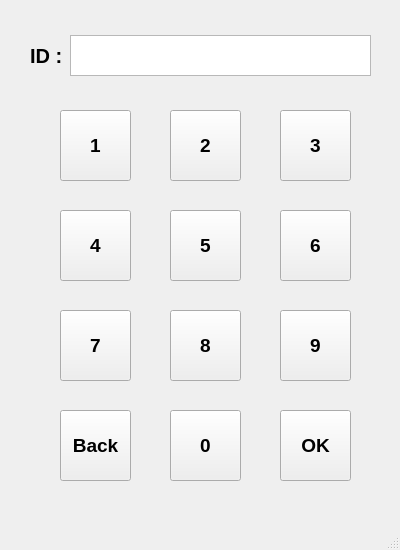
<?xml version="1.0" encoding="UTF-8"?>
<ui version="4.0">
 <class>MainWindow</class>
 <widget class="QMainWindow" name="MainWindow">
  <property name="geometry">
   <rect>
    <x>0</x>
    <y>0</y>
    <width>400</width>
    <height>550</height>
   </rect>
  </property>
  <property name="windowTitle">
   <string>MainWindow</string>
  </property>
  <widget class="QWidget" name="centralwidget">
   <widget class="QTextEdit" name="textEdit">
    <property name="geometry">
     <rect>
      <x>70</x>
      <y>35</y>
      <width>301</width>
      <height>41</height>
     </rect>
    </property>
    <property name="font">
     <font>
      <pointsize>15</pointsize>
      <weight>75</weight>
      <bold>true</bold>
     </font>
    </property>
    <property name="html">
     <string>&lt;!DOCTYPE HTML PUBLIC &quot;-//W3C//DTD HTML 4.0//EN&quot; &quot;http://www.w3.org/TR/REC-html40/strict.dtd&quot;&gt;
&lt;html&gt;&lt;head&gt;&lt;meta name=&quot;qrichtext&quot; content=&quot;1&quot; /&gt;&lt;style type=&quot;text/css&quot;&gt;
p, li { white-space: pre-wrap; }
&lt;/style&gt;&lt;/head&gt;&lt;body style=&quot; font-family:'PibotoLt'; font-size:15pt; font-weight:600; font-style:normal;&quot;&gt;
&lt;p style=&quot;-qt-paragraph-type:empty; margin-top:0px; margin-bottom:0px; margin-left:0px; margin-right:0px; -qt-block-indent:0; text-indent:0px;&quot;&gt;&lt;br /&gt;&lt;/p&gt;&lt;/body&gt;&lt;/html&gt;</string>
    </property>
   </widget>
   <widget class="QLabel" name="label">
    <property name="geometry">
     <rect>
      <x>30</x>
      <y>40</y>
      <width>41</width>
      <height>31</height>
     </rect>
    </property>
    <property name="font">
     <font>
      <pointsize>15</pointsize>
      <weight>75</weight>
      <bold>true</bold>
     </font>
    </property>
    <property name="text">
     <string>ID :</string>
    </property>
   </widget>
   <widget class="QPushButton" name="pushButton_1">
    <property name="geometry">
     <rect>
      <x>60</x>
      <y>110</y>
      <width>71</width>
      <height>71</height>
     </rect>
    </property>
    <property name="font">
     <font>
      <pointsize>14</pointsize>
      <weight>75</weight>
      <bold>true</bold>
     </font>
    </property>
    <property name="text">
     <string>1</string>
    </property>
   </widget>
   <widget class="QPushButton" name="pushButton_2">
    <property name="geometry">
     <rect>
      <x>170</x>
      <y>110</y>
      <width>71</width>
      <height>71</height>
     </rect>
    </property>
    <property name="font">
     <font>
      <pointsize>14</pointsize>
      <weight>75</weight>
      <bold>true</bold>
     </font>
    </property>
    <property name="text">
     <string>2</string>
    </property>
   </widget>
   <widget class="QPushButton" name="pushButton_3">
    <property name="geometry">
     <rect>
      <x>280</x>
      <y>110</y>
      <width>71</width>
      <height>71</height>
     </rect>
    </property>
    <property name="font">
     <font>
      <pointsize>14</pointsize>
      <weight>75</weight>
      <bold>true</bold>
     </font>
    </property>
    <property name="text">
     <string>3</string>
    </property>
   </widget>
   <widget class="QPushButton" name="pushButton_4">
    <property name="geometry">
     <rect>
      <x>60</x>
      <y>210</y>
      <width>71</width>
      <height>71</height>
     </rect>
    </property>
    <property name="font">
     <font>
      <pointsize>14</pointsize>
      <weight>75</weight>
      <bold>true</bold>
     </font>
    </property>
    <property name="text">
     <string>4</string>
    </property>
   </widget>
   <widget class="QPushButton" name="pushButton_5">
    <property name="geometry">
     <rect>
      <x>170</x>
      <y>210</y>
      <width>71</width>
      <height>71</height>
     </rect>
    </property>
    <property name="font">
     <font>
      <pointsize>14</pointsize>
      <weight>75</weight>
      <bold>true</bold>
     </font>
    </property>
    <property name="text">
     <string>5</string>
    </property>
   </widget>
   <widget class="QPushButton" name="pushButton_6">
    <property name="geometry">
     <rect>
      <x>280</x>
      <y>210</y>
      <width>71</width>
      <height>71</height>
     </rect>
    </property>
    <property name="font">
     <font>
      <pointsize>14</pointsize>
      <weight>75</weight>
      <bold>true</bold>
     </font>
    </property>
    <property name="text">
     <string>6</string>
    </property>
   </widget>
   <widget class="QPushButton" name="pushButton_7">
    <property name="geometry">
     <rect>
      <x>60</x>
      <y>310</y>
      <width>71</width>
      <height>71</height>
     </rect>
    </property>
    <property name="font">
     <font>
      <pointsize>14</pointsize>
      <weight>75</weight>
      <bold>true</bold>
     </font>
    </property>
    <property name="text">
     <string>7</string>
    </property>
   </widget>
   <widget class="QPushButton" name="pushButton_8">
    <property name="geometry">
     <rect>
      <x>170</x>
      <y>310</y>
      <width>71</width>
      <height>71</height>
     </rect>
    </property>
    <property name="font">
     <font>
      <pointsize>14</pointsize>
      <weight>75</weight>
      <bold>true</bold>
     </font>
    </property>
    <property name="text">
     <string>8</string>
    </property>
   </widget>
   <widget class="QPushButton" name="pushButton_9">
    <property name="geometry">
     <rect>
      <x>280</x>
      <y>310</y>
      <width>71</width>
      <height>71</height>
     </rect>
    </property>
    <property name="font">
     <font>
      <pointsize>14</pointsize>
      <weight>75</weight>
      <bold>true</bold>
     </font>
    </property>
    <property name="text">
     <string>9</string>
    </property>
   </widget>
   <widget class="QPushButton" name="pushButton_0">
    <property name="geometry">
     <rect>
      <x>170</x>
      <y>410</y>
      <width>71</width>
      <height>71</height>
     </rect>
    </property>
    <property name="font">
     <font>
      <pointsize>14</pointsize>
      <weight>75</weight>
      <bold>true</bold>
     </font>
    </property>
    <property name="text">
     <string>0</string>
    </property>
   </widget>
   <widget class="QPushButton" name="back">
    <property name="geometry">
     <rect>
      <x>60</x>
      <y>410</y>
      <width>71</width>
      <height>71</height>
     </rect>
    </property>
    <property name="font">
     <font>
      <pointsize>14</pointsize>
      <weight>75</weight>
      <bold>true</bold>
     </font>
    </property>
    <property name="text">
     <string>Back</string>
    </property>
   </widget>
   <widget class="QPushButton" name="ok">
    <property name="geometry">
     <rect>
      <x>280</x>
      <y>410</y>
      <width>71</width>
      <height>71</height>
     </rect>
    </property>
    <property name="font">
     <font>
      <pointsize>14</pointsize>
      <weight>75</weight>
      <bold>true</bold>
     </font>
    </property>
    <property name="text">
     <string>OK</string>
    </property>
   </widget>
  </widget>
  <widget class="QStatusBar" name="statusbar"/>
 </widget>
 <resources/>
 <connections/>
</ui>
